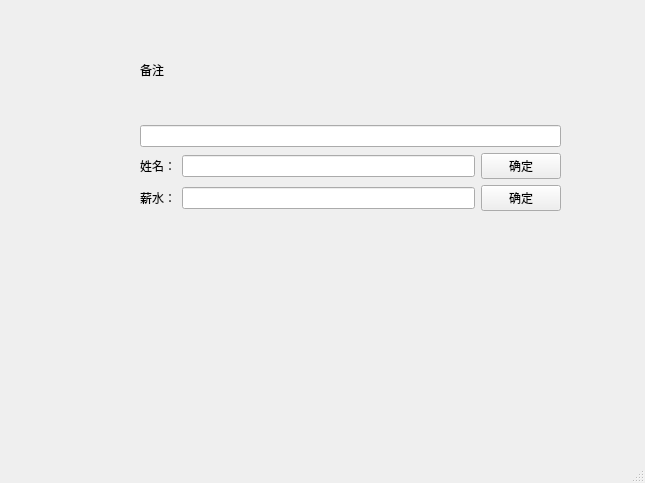
<?xml version="1.0" encoding="UTF-8"?>
<ui version="4.0">
 <class>MainWindow</class>
 <widget class="QMainWindow" name="MainWindow">
  <property name="geometry">
   <rect>
    <x>0</x>
    <y>0</y>
    <width>645</width>
    <height>483</height>
   </rect>
  </property>
  <property name="windowTitle">
   <string>MainWindow</string>
  </property>
  <widget class="QWidget" name="centralwidget">
   <widget class="QWidget" name="">
    <property name="geometry">
     <rect>
      <x>140</x>
      <y>20</y>
      <width>421</width>
      <height>191</height>
     </rect>
    </property>
    <layout class="QVBoxLayout" name="verticalLayout">
     <item>
      <widget class="QLabel" name="label">
       <property name="text">
        <string>备注</string>
       </property>
      </widget>
     </item>
     <item>
      <widget class="QLineEdit" name="lineEdit"/>
     </item>
     <item>
      <layout class="QHBoxLayout" name="horizontalLayout">
       <item>
        <widget class="QLabel" name="label_2">
         <property name="text">
          <string>姓名：</string>
         </property>
        </widget>
       </item>
       <item>
        <widget class="QLineEdit" name="lineEdit_2"/>
       </item>
       <item>
        <widget class="QPushButton" name="pushButton">
         <property name="text">
          <string>确定</string>
         </property>
        </widget>
       </item>
      </layout>
     </item>
     <item>
      <layout class="QHBoxLayout" name="horizontalLayout_2">
       <item>
        <widget class="QLabel" name="label_3">
         <property name="text">
          <string>薪水：</string>
         </property>
        </widget>
       </item>
       <item>
        <widget class="QLineEdit" name="lineEdit_3"/>
       </item>
       <item>
        <widget class="QPushButton" name="pushButton_2">
         <property name="text">
          <string>确定</string>
         </property>
        </widget>
       </item>
      </layout>
     </item>
    </layout>
   </widget>
  </widget>
  <widget class="QMenuBar" name="menubar">
   <property name="geometry">
    <rect>
     <x>0</x>
     <y>0</y>
     <width>645</width>
     <height>22</height>
    </rect>
   </property>
  </widget>
  <widget class="QStatusBar" name="statusbar"/>
 </widget>
 <resources/>
 <connections/>
</ui>
